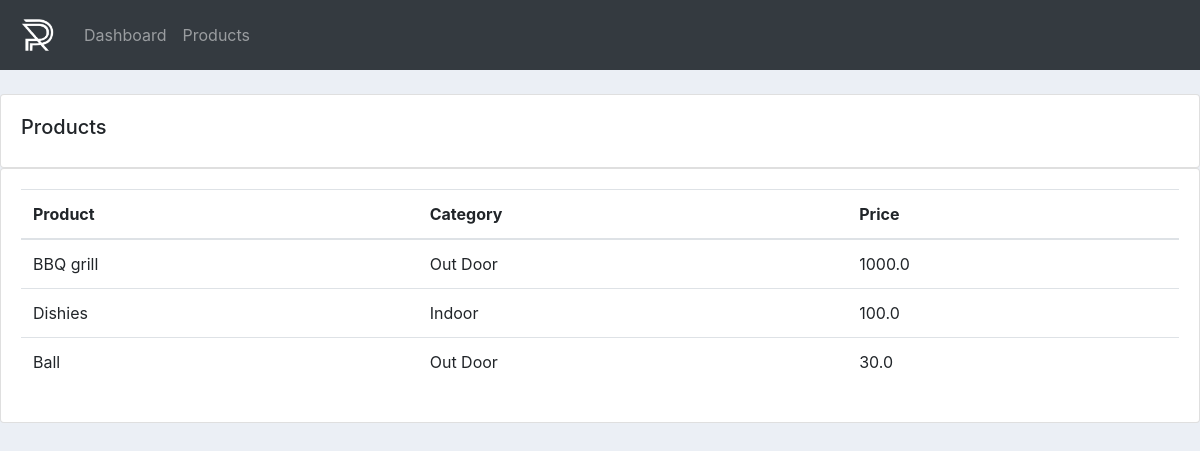
The app's page /product/ with its own data.
### accounts/models.py (models this page shows, shortened)
class Product(models.Model):
    CATEGORY = (
        ('Indoor', 'Indoor'),
        ('Out Door', 'Out Door')
    )
    name = models.CharField(max_length=200, null=True)
    price = models.FloatField(null=True)
    category = models.CharField(max_length=200, null=True, choices=CATEGORY)
    description = models.CharField(max_length=200, null=True, blank=True)
    date_created = models.DateTimeField(auto_now_add=True, null=True)
    tags = models.ManyToManyField(Tag)
    class Meta:
        verbose_name = 'Product'
        verbose_name_plural = 'Products'

### accounts/views.py (the view)
# urls.py: path('product/', product, name='product'),
def product(request):
    products = Product.objects.all()
    context = {
        'products': products
    }
    return render(request, 'accounts/products.html', context)

### accounts/templates/accounts/products.html
{% extends 'accounts/base.html' %}
{% block content %}
    <div class="row">
        <div class="col-md">
            <div class="card card-body">
                <h5>Products</h5>
            </div>
            <div class="card card-body">
                <table class="table">
                    <thead>
                        <tr>
                            <th>Product</th>
                            <th>Category</th>
                            <th>Price</th>
                        </tr>
                    </thead>
                    <tbody>
                        {% for product in products %}
                            <tr>
                                <td>{{ product.name }}</td>
                                <td>{{ product.category }}</td>
                                <td>{{ product.price }}</td>
                            </tr>
                        {% endfor %}
                    </tbody>
                </table>
            </div>
        </div>
    </div>
{% endblock content %}

### static/css/main.css (style rules this page uses)
body { background-color: #ebeff5; }

### records on screen
Product: name "BBQ grill", category "Out Door", price "1000.0"
Product: name "Dishies", category "Indoor", price "100.0"
Product: name "Ball", category "Out Door", price "30.0"
